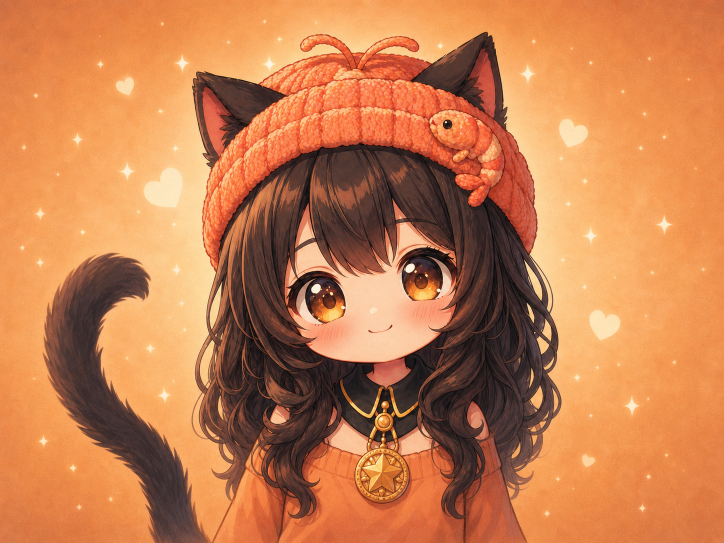
#> input picture firmware/main/apps/app_nukoevi/source-assets/nukoevi-final-source.png, 1448 x 1086 px (shown at 1/2 size)
$ python generate_static_screen_preview.py
#> lines starting #> are read from the running program, lines starting #| are printed output that depends on the picture
from pathlib import Path

from PIL import Image


ROOT = Path(__file__).resolve().parents[1]
SOURCE = ROOT / "source-assets" / "nukoevi-final-source.png"
OUTPUT = ROOT / "source-assets" / "nukoevi-static-screen-preview.png"


def main():
    source = Image.open(SOURCE).convert("RGB")
#> source is the input picture: PIL image 1448x1086 RGB; mean R, G, B 197.4, 125.9, 79.6
    image = source.resize((320, 240), Image.Resampling.LANCZOS)
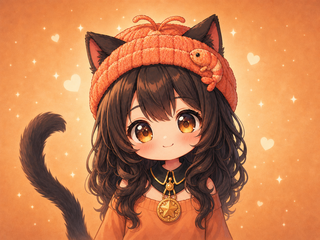
#> image: PIL image 320x240 RGB; mean R, G, B 197.4, 125.9, 79.6
    image.save(OUTPUT)


if __name__ == "__main__":
    main()
